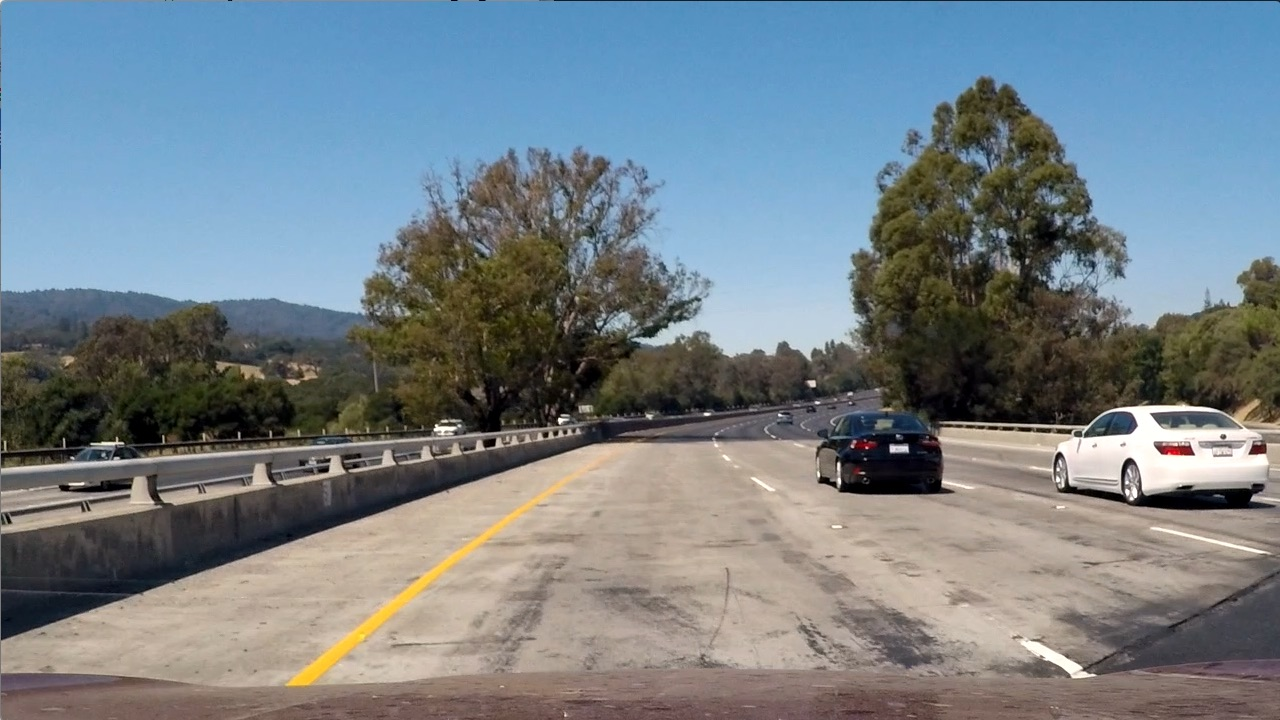
#> input picture test_images/test1.jpg, 1280 x 720 px
$ jupyter execute --allow-errors vehicle_detection.ipynb   (shell and % lines are left out)   (older library calls are emulated)
#> lines starting #> are read from the running program, lines starting #| are printed output that depends on the picture
### util.py
import matplotlib.image as mpimg
import numpy as np
import cv2
from skimage.feature import hog

# [7 lines left out: function convert_color, not called in this run]

def get_hog_features(img, orient, pix_per_cell, cell_per_block,
                        vis=False, feature_vec=True):
    # Call with two outputs if vis==True
    if vis == True:
        features, hog_image = hog(img, orientations=orient,
                                  pixels_per_cell=(pix_per_cell, pix_per_cell),
                                  cells_per_block=(cell_per_block, cell_per_block),
                                  transform_sqrt=False,
                                  visualise=vis, feature_vector=feature_vec)
        return features, hog_image
    # Otherwise call with one output
    else:
        features = hog(img, orientations=orient,
                       pixels_per_cell=(pix_per_cell, pix_per_cell),
                       cells_per_block=(cell_per_block, cell_per_block),
                       transform_sqrt=False,
                       visualise=vis, feature_vector=feature_vec)
        return features

def bin_spatial(img, size=(32, 32)):
    color1 = cv2.resize(img[:,:,0], size).ravel()
    color2 = cv2.resize(img[:,:,1], size).ravel()
    color3 = cv2.resize(img[:,:,2], size).ravel()
    return np.hstack((color1, color2, color3))

def color_hist(img, nbins=32):    #bins_range=(0, 256)
    # Compute the histogram of the color channels separately
    channel1_hist = np.histogram(img[:,:,0], bins=nbins)
    channel2_hist = np.histogram(img[:,:,1], bins=nbins)
    channel3_hist = np.histogram(img[:,:,2], bins=nbins)
    # Concatenate the histograms into a single feature vector
    hist_features = np.concatenate((channel1_hist[0], channel2_hist[0], channel3_hist[0]))
    # Return the individual histograms, bin_centers and feature vector
    return hist_features

# Define a function to extract features from a list of images
# Have this function call bin_spatial() and color_hist()
def extract_features(imgs, color_space='RGB', spatial_size=(32, 32),
                        hist_bins=32, orient=9,
                        pix_per_cell=8, cell_per_block=2, hog_channel=0,
                        spatial_feat=True, hist_feat=True, hog_feat=True):
    # Create a list to append feature vectors to
    features = []
    # Iterate through the list of images
    for file in imgs:
        file_features = []
        # Read in each one by one
        image = mpimg.imread(file)
        # apply color conversion if other than 'RGB'
        if color_space != 'RGB':
            if color_space == 'HSV':
                feature_image = cv2.cvtColor(image, cv2.COLOR_RGB2HSV)
            elif color_space == 'LUV':
                feature_image = cv2.cvtColor(image, cv2.COLOR_RGB2LUV)
            elif color_space == 'HLS':
                feature_image = cv2.cvtColor(image, cv2.COLOR_RGB2HLS)
            elif color_space == 'YUV':
                feature_image = cv2.cvtColor(image, cv2.COLOR_RGB2YUV)
            elif color_space == 'YCrCb':
                feature_image = cv2.cvtColor(image, cv2.COLOR_RGB2YCrCb)
        else: feature_image = np.copy(image)

        if spatial_feat == True:
            spatial_features = bin_spatial(feature_image, size=spatial_size)
            file_features.append(spatial_features)
        if hist_feat == True:
            # Apply color_hist()
            hist_features = color_hist(feature_image, nbins=hist_bins)
            file_features.append(hist_features)
        if hog_feat == True:
        # Call get_hog_features() with vis=False, feature_vec=True
            if hog_channel == 'ALL':
                hog_features = []
                for channel in range(feature_image.shape[2]):
                    hog_features.append(get_hog_features(feature_image[:,:,channel],
                                        orient, pix_per_cell, cell_per_block,
                                        vis=False, feature_vec=True))
                hog_features = np.ravel(hog_features)
            else:
                hog_features = get_hog_features(feature_image[:,:,hog_channel], orient,
                            pix_per_cell, cell_per_block, vis=False, feature_vec=True)
            # Append the new feature vector to the features list
            file_features.append(hog_features)
        features.append(np.concatenate(file_features))
    # Return list of feature vectors
    return features

### vehicle_detection.ipynb
[cell 1]
import matplotlib.image as mpimg
import matplotlib.pyplot as plt
import numpy as np
import pickle
import cv2
from util import *
import glob

from sklearn.preprocessing import StandardScaler
from sklearn.model_selection import train_test_split
from sklearn.svm import LinearSVC
import time

## Train SVC

[cell 2]
# Get all file paths
def get_all_files(paths):
    files = []
    for p in paths:
        f = glob.glob(p)
        # If there are no image in the directory, print error
        if (len(f) == 0):
            print("PATH ERROR")
        files.extend(f)
    return files

[cell 3]
# Vehicle directories
vehicle_paths = ['vehicles/GTI_Far/image*.png', 'vehicles/GTI_Left/image*.png', 'vehicles/GTI_MiddleClose/image*.png', \
         'vehicles/GTI_Right/image*.png', 'vehicles/KITTI_extracted/*.png']
# Non-vehicle directories
non_vehicle_paths = ['non-vehicles/Extras/extra*.png', 'non-vehicles/GTI/image*.png']

[cell 4]
vehicle_files = get_all_files(vehicle_paths)
non_vehicle_files = get_all_files(non_vehicle_paths)

[cell 5]
color_space = 'HLS' # Can be RGB, HSV, LUV, HLS, YUV, YCrCb
orient = 9  # HOG orientations
pix_per_cell = 8 # HOG pixels per cell
cell_per_block = 2 # HOG cells per block

hog_channel = "ALL" # Can be 0, 1, 2, or "ALL"
spatial_size = (16, 16) # Spatial binning dimensions
hist_bins = 16    # Number of histogram bins
spatial_feat = True # Spatial features on or off
hist_feat = True # Histogram features on or off
hog_feat = True # HOG features on or off

# Extract features of all the vehicles
vehicle_features = extract_features(vehicle_files, color_space=color_space,
                        spatial_size=spatial_size, hist_bins=hist_bins,
                        orient=orient, pix_per_cell=pix_per_cell,
                        cell_per_block=cell_per_block,
                        hog_channel=hog_channel, spatial_feat=spatial_feat,
                        hist_feat=hist_feat, hog_feat=hog_feat)
# Extract features of all the non-vehicles
non_vehicle_features = extract_features(non_vehicle_files, color_space=color_space,
                        spatial_size=spatial_size, hist_bins=hist_bins,
                        orient=orient, pix_per_cell=pix_per_cell,
                        cell_per_block=cell_per_block,
                        hog_channel=hog_channel, spatial_feat=spatial_feat,
                        hist_feat=hist_feat, hog_feat=hog_feat)
X = np.vstack((vehicle_features, non_vehicle_features)).astype(np.float64)

#> (a cell that did not finish here is left out)

[cell 7]
# Use a linear SVC
svc = LinearSVC()
# Check the training time for the SVC
t=time.time()
#> (the rest of this cell did not finish here and is left out)

## Find cars using sliding window

[cell 8]
# Parameters for sliding window
ystart = 400
ystop = 656
scale = 1.5

[cell 9]
from scipy.ndimage.measurements import label
import copy

[cell 10]
image = mpimg.imread('test_images/test1.jpg')
#> image is the input picture: shape (720, 1280, 3); mean R, G, B 117.5, 128.7, 135.5
# Store the heat map and the parameters for heat map
class Wrapper:
    heat = np.zeros_like(image[:,:,0]).astype(np.float)
    decay = 1 # 1 means no decay
    threshold = 1

[cell 11]
# Identify bounding boxes and draw on the image
def draw_labeled_bboxes(img, labels):
    # Iterate through all detected cars
    for car_number in range(1, labels[1]+1):
        # Find pixels with each car_number label value
        nonzero = (labels[0] == car_number).nonzero()
        # Identify x and y values of those pixels
        nonzeroy = np.array(nonzero[0])
        nonzerox = np.array(nonzero[1])
        # Define a bounding box based on min/max x and y
        bbox = ((np.min(nonzerox), np.min(nonzeroy)), (np.max(nonzerox), np.max(nonzeroy)))
        # Draw the box on the image
        cv2.rectangle(img, bbox[0], bbox[1], (0,0,255), 6)
    # Return the image
    return img

[cell 12]
# Use sliding window and extract features to finding bounding boxes for cars
def process_image(img):
    draw_img = np.copy(img)
    img = img.astype(np.float32)/255

    # Extract only area of interest in image
    img_tosearch = img[ystart:ystop,:,:]
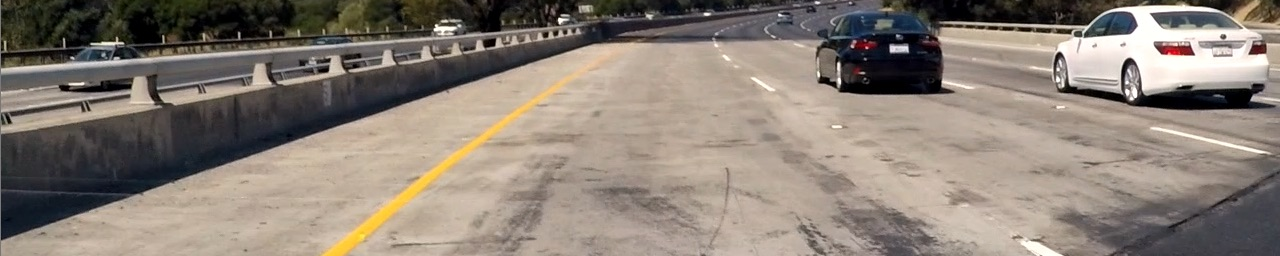
#> img_tosearch: shape (256, 1280, 3) float32; mean of channels 0, 1, 2 0.542, 0.5, 0.462; drawn as R, G, B
    # The image was trained using HLS, therefore we convert to HLS
    ctrans_tosearch = cv2.cvtColor(img_tosearch, cv2.COLOR_RGB2HLS)
#> ctrans_tosearch: shape (256, 1280, 3) float32; mean of channels 0, 1, 2 75.6, 0.5, 0.2
    # Scale up the image
    if scale != 1:
        imshape = ctrans_tosearch.shape
#> imshape = (256, 1280, 3)
        ctrans_tosearch = cv2.resize(ctrans_tosearch, (np.int(imshape[1]/scale), np.int(imshape[0]/scale)))
#> ctrans_tosearch: shape (170, 853, 3) float32; mean of channels 0, 1, 2 75.6, 0.5, 0.2

    # Color channels to get hog features from
    ch1 = ctrans_tosearch[:,:,0]
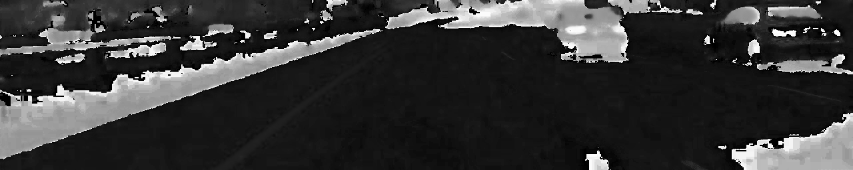
#> ch1: shape (170, 853) float32; min 0, max 358.9, mean 75.6; drawn with min black and max white
    ch2 = ctrans_tosearch[:,:,1]
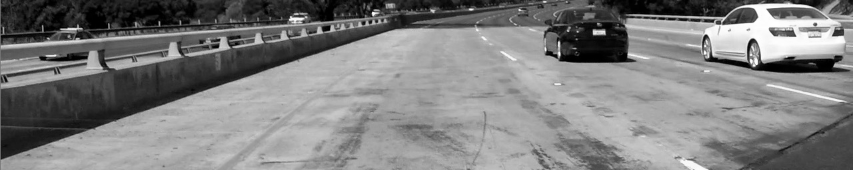
#> ch2: shape (170, 853) float32; min 0, max 0.999, mean 0.501
    ch3 = ctrans_tosearch[:,:,2]
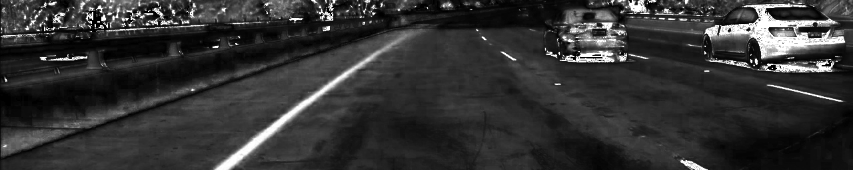
#> ch3: shape (170, 853) float32; min 0, max 1, mean 0.201

    # Define blocks and steps as above
    nxblocks = (ch1.shape[1] // pix_per_cell)-1
#> nxblocks = 105
    nyblocks = (ch1.shape[0] // pix_per_cell)-1
#> nyblocks = 20
    nfeat_per_block = orient*cell_per_block**2
    # 64 was the orginal sampling rate, with 8 cells and 8 pix per cell
    window = 64
    nblocks_per_window = (window // pix_per_cell)-1
    cells_per_step = 2  # Instead of overlap, define how many cells to step
    nxsteps = (nxblocks - nblocks_per_window) // cells_per_step
#> nxsteps = 49
    nysteps = (nyblocks - nblocks_per_window) // cells_per_step
#> nysteps = 6

    # Compute individual channel HOG features for the entire image
    hog1 = get_hog_features(ch1, orient, pix_per_cell, cell_per_block, feature_vec=False)
    hog2 = get_hog_features(ch2, orient, pix_per_cell, cell_per_block, feature_vec=False)
    hog3 = get_hog_features(ch3, orient, pix_per_cell, cell_per_block, feature_vec=False)

    Wrapper.heat *= Wrapper.decay

    # Apply sliding window
    for xb in range(nxsteps):
        for yb in range(nysteps):
            ypos = yb*cells_per_step
            xpos = xb*cells_per_step
            # Extract HOG for this patch
            hog_feat1 = hog1[ypos:ypos+nblocks_per_window, xpos:xpos+nblocks_per_window].ravel()
            hog_feat2 = hog2[ypos:ypos+nblocks_per_window, xpos:xpos+nblocks_per_window].ravel()
            hog_feat3 = hog3[ypos:ypos+nblocks_per_window, xpos:xpos+nblocks_per_window].ravel()
            hog_features = np.hstack((hog_feat1, hog_feat2, hog_feat3))

            xleft = xpos*pix_per_cell
            ytop = ypos*pix_per_cell

            # Extract the image patch
            subimg = cv2.resize(ctrans_tosearch[ytop:ytop+window, xleft:xleft+window], (64,64))

            # Get color features
            spatial_features = bin_spatial(subimg, size=spatial_size)
            hist_features = color_hist(subimg, nbins=hist_bins)

            # Scale features and make a prediction
            test_features = X_scaler.transform(np.hstack((spatial_features, hist_features, hog_features)).reshape(1, -1))
            test_prediction = svc.predict(test_features)

            # Image patch predicted as car
            if test_prediction == 1:
                xbox_left = np.int(xleft*scale)
                ytop_draw = np.int(ytop*scale)
                win_draw = np.int(window*scale)
                # Add bounding box to heat map
                Wrapper.heat[ytop_draw+ystart:ytop_draw+win_draw+ystart, xbox_left:xbox_left+win_draw] += 1
#> subimg: shape (64, 64, 3) float32; mean of channels 0, 1, 2 94, 0.3, 0.2

    # Apply threshold to heat map to remove noise and get the bounding boxes
    thresh_heat = copy.copy(Wrapper.heat)
    thresh_heat[thresh_heat <= Wrapper.threshold] = 0
    # Find final boxes from heatmap using label function
    labels = label(thresh_heat)
    draw_labeled_bboxes(draw_img, labels)

    return draw_img
